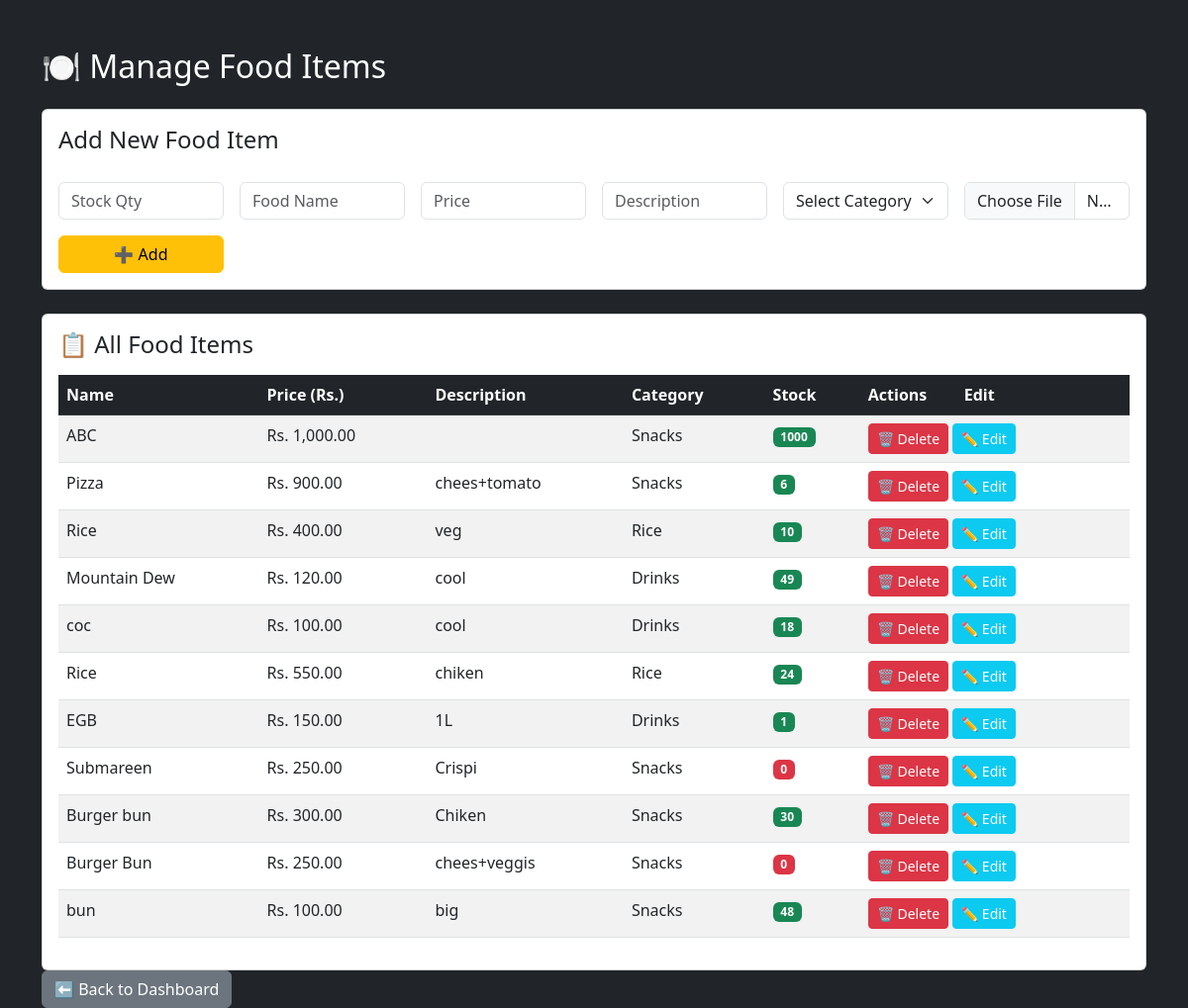
Page /admins/manage_food.php (signed in) on the committed database.
### tables this page shows
CREATE TABLE `food_items` (
  `id` int(11) NOT NULL,
  `name` varchar(100) DEFAULT NULL,
  `description` text DEFAULT NULL,
  `price` decimal(10,2) DEFAULT NULL,
  `image` varchar(255) DEFAULT NULL,
  `category_id` int(11) DEFAULT NULL,
  `created_at` timestamp NOT NULL DEFAULT current_timestamp(),
  `category` varchar(50) DEFAULT 'Uncategorized',
  `new_category_id` int(11) DEFAULT NULL,
  `stock` int(11) NOT NULL DEFAULT 0
);

CREATE TABLE `categories` (
  `id` int(11) NOT NULL,
  `name` varchar(100) DEFAULT NULL
);

### admins/manage_food.php (the view, shortened to what this page needs)
<?php
include(__DIR__ . "/../includes/db.php");
$foods = $conn->query("SELECT f.*, c.name AS category_name
                       FROM food_items f
                       LEFT JOIN categories c ON f.category_id = c.id
                       ORDER BY f.id DESC");
?>
<!DOCTYPE html>
<html>
<head>
    <link href="https://cdn.jsdelivr.net/npm/bootstrap@5.3.0/dist/css/bootstrap.min.css" rel="stylesheet">
</head>
<body class="bg-dark text-white">
<div class="container mt-5">
    <h2 class="mb-4">🍽️ Manage Food Items</h2>
    <div class="card text-dark mb-4 p-3">
        <h4>Add New Food Item</h4>
        <form method="post" enctype="multipart/form-data">
            <div class="row g-3 mt-1">
                <div class="col-md-2">
                    <input type="number" name="stock" placeholder="Stock Qty" class="form-control" required min="0">
                </div>
                <div class="col-md-2">
                    <input type="text" name="name" placeholder="Food Name" class="form-control" required>
                </div>
                <div class="col-md-2">
                    <input type="number" step="0.01" name="price" placeholder="Price" class="form-control" required>
                </div>
                <div class="col-md-2">
                    <input type="text" name="description" placeholder="Description" class="form-control">
                </div>
                <div class="col-md-2">
                    <select name="category_id" class="form-select" required>
                        <option value="">Select Category</option>
                    </select>
                </div>
                <div class="col-md-2">
                    <input type="file" name="image" class="form-control" accept="image/*">
                </div>
                <div class="col-md-2">
                    <button type="submit" name="add_food" class="btn btn-warning w-100">➕ Add</button>
                </div>
            </div>
        </form>
    </div>
    <div class="card text-dark p-3">
        <h4 class="mb-3">📋 All Food Items</h4>
        <table class="table table-striped table-hover">
            <thead class="table-dark">
                <tr>
                    <th>Name</th>
                    <th>Price (Rs.)</th>
                    <th>Description</th>
                    <th>Category</th>
                    <th>Stock</th>
                    <th>Actions &nbsp;&nbsp;&nbsp;&nbsp;&nbsp;&nbsp;&nbsp;&nbsp;Edit</th>
                </tr>
            </thead>
            <tbody>
                <?php while ($row = $foods->fetch_assoc()): ?>
<tr>
                    <td><?= htmlspecialchars($row['name']) ?></td>
                    <td>Rs. <?= number_format($row['price'], 2) ?></td>
                    <td><?= htmlspecialchars(substr($row['description'], 0, 50)) ?><?= (strlen($row['description']) > 50) ? '...' : '' ?></td>
                    <td><?= htmlspecialchars($row['category_name'] ?? 'Uncategorized') ?></td>
                    <td>
                        <?php if ((int)$row['stock'] > 0): ?>
                            <span class="badge bg-success"><?= (int)$row['stock'] ?></span>
                        <?php else: ?>
                            <span class="badge bg-danger">0</span>
                        <?php endif; ?>
                    </td>
                    <td>
                        <a href="?delete=<?= $row['id'] ?>" class="btn btn-sm btn-danger" onclick="return confirm('Are you sure you want to delete this item? This action cannot be undone.')">🗑️ Delete</a>
                    <a href="edit_food.php?id=<?= $row['id'] ?>" class="btn btn-sm btn-info text-white me-1">✏️ Edit</a>
                    </td>
                </tr>
                <?php endwhile; ?>
            </tbody>
        </table>
    </div>
    <a href="dashboard.php" class="btn btn-secondary">⬅ Back to Dashboard</a>
</div>
</body>
</html>

### rows in the picture
food_items: name "ABC", price "1,000.00", category.name "Snacks", stock "1000"
food_items: name "Pizza", price "900.00", description "chees+tomato", category.name "Snacks", stock "6"
food_items: name "Rice", price "400.00", description "veg", category.name "Rice", stock "10"
food_items: name "Mountain Dew", price "120.00", description "cool", category.name "Drinks", stock "49"
food_items: name "coc", price "100.00", description "cool", category.name "Drinks", stock "18"
food_items: name "Rice", price "550.00", description "chiken", category.name "Rice", stock "24"
food_items: name "EGB", price "150.00", description "1L", category.name "Drinks", stock "1"
food_items: name "Submareen", price "250.00", description "Crispi", category.name "Snacks", stock "0"
food_items: name "Burger bun", price "300.00", description "Chiken", category.name "Snacks", stock "30"
food_items: name "Burger Bun", price "250.00", description "chees+veggis", category.name "Snacks", stock "0"
food_items: name "bun", price "100.00", description "big", category.name "Snacks", stock "48"
